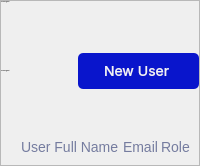
                <widget class="QFrame" name="user_manage_main_frame">
                 <property name="frameShape">
                  <enum>QFrame::StyledPanel</enum>
                 </property>
                 <property name="frameShadow">
                  <enum>QFrame::Raised</enum>
                 </property>
                 <layout class="QVBoxLayout" name="user_manage_main_layout">
                  <property name="spacing">
                   <number>0</number>
                  </property>
                  <property name="leftMargin">
                   <number>0</number>
                  </property>
                  <property name="topMargin">
                   <number>0</number>
                  </property>
                  <property name="rightMargin">
                   <number>0</number>
                  </property>
                  <property name="bottomMargin">
                   <number>0</number>
                  </property>
                  <item>
                   <widget class="QLabel" name="user_manage_small_header">
                    <property name="font">
                     <font>
                      <family>Inter</family>
                      <pointsize>-1</pointsize>
                     </font>
                    </property>
                    <property name="styleSheet">
                     <string notr="true"/>
                    </property>
                    <property name="text">
                     <string>User Management</string>
                    </property>
                    <property name="alignment">
                     <set>Qt::AlignLeading|Qt::AlignLeft|Qt::AlignTop</set>
                    </property>
                   </widget>
                  </item>
                  <item>
                   <widget class="QFrame" name="user_manage_middle_frame">
                    <property name="frameShape">
                     <enum>QFrame::NoFrame</enum>
                    </property>
                    <property name="frameShadow">
                     <enum>QFrame::Raised</enum>
                    </property>
                    <layout class="QHBoxLayout" name="user_manage_middle_layout">
                     <property name="spacing">
                      <number>0</number>
                     </property>
                     <property name="leftMargin">
                      <number>0</number>
                     </property>
                     <property name="topMargin">
                      <number>50</number>
                     </property>
                     <property name="rightMargin">
                      <number>0</number>
                     </property>
                     <property name="bottomMargin">
                      <number>50</number>
                     </property>
                     <item>
                      <widget class="QLabel" name="user_manage_header">
                       <property name="font">
                        <font>
                         <family>Inter</family>
                         <pointsize>-1</pointsize>
                         <weight>50</weight>
                         <bold>false</bold>
                        </font>
                       </property>
                       <property name="styleSheet">
                        <string notr="true"/>
                       </property>
                       <property name="text">
                        <string>User Management</string>
                       </property>
                       <property name="alignment">
                        <set>Qt::AlignLeading|Qt::AlignLeft|Qt::AlignVCenter</set>
                       </property>
                      </widget>
                     </item>
                     <item>
                      <widget class="QPushButton" name="user_manage_add_butt">
                       <property name="minimumSize">
                        <size>
                         <width>121</width>
                         <height>36</height>
                        </size>
                       </property>
                       <property name="maximumSize">
                        <size>
                         <width>121</width>
                         <height>36</height>
                        </size>
                       </property>
                       <property name="font">
                        <font>
                         <family>Inter</family>
                         <pointsize>-1</pointsize>
                         <stylestrategy>PreferDefault</stylestrategy>
                        </font>
                       </property>
                       <property name="cursor">
                        <cursorShape>PointingHandCursor</cursorShape>
                       </property>
                       <property name="layoutDirection">
                        <enum>Qt::RightToLeft</enum>
                       </property>
                       <property name="styleSheet">
                        <string notr="true">QPushButton {
	background: #0915CC;
	border-radius: 5px;
	color: #F2F3F6;
	qproperty-icon: url(:/image/person_add.svg);
	font-size: 14px;
}

QPushButton:hover {
	background: rgba(9, 21, 204, 0.8);
}
</string>
                       </property>
                       <property name="text">
                        <string>New User </string>
                       </property>
                       <property name="iconSize">
                        <size>
                         <width>20</width>
                         <height>15</height>
                        </size>
                       </property>
                       <property name="checkable">
                        <bool>false</bool>
                       </property>
                       <property name="checked">
                        <bool>false</bool>
                       </property>
                      </widget>
                     </item>
                    </layout>
                   </widget>
                  </item>
                  <item>
                   <widget class="QFrame" name="user_manage_table_head_frame">
                    <property name="styleSheet">
                     <string notr="true">color: #757C9F;
font-size: 14px;</string>
                    </property>
                    <property name="frameShape">
                     <enum>QFrame::NoFrame</enum>
                    </property>
                    <property name="frameShadow">
                     <enum>QFrame::Raised</enum>
                    </property>
                    <layout class="QHBoxLayout" name="user_manage_table_head_layout" stretch="2,1,1">
                     <property name="spacing">
                      <number>0</number>
                     </property>
                     <property name="leftMargin">
                      <number>0</number>
                     </property>
                     <property name="topMargin">
                      <number>0</number>
                     </property>
                     <property name="rightMargin">
                      <number>0</number>
                     </property>
                     <property name="bottomMargin">
                      <number>10</number>
                     </property>
                     <item>
                      <widget class="QLabel" name="user_manage_table_user_name">
                       <property name="styleSheet">
                        <string notr="true">margin-left: 17px;</string>
                       </property>
                       <property name="text">
                        <string>User Full Name</string>
                       </property>
                      </widget>
                     </item>
                     <item>
                      <widget class="QLabel" name="user_manage_table_email">
                       <property name="text">
                        <string>Email</string>
                       </property>
                      </widget>
                     </item>
                     <item>
                      <widget class="QLabel" name="user_manage_tabl_role">
                       <property name="text">
                        <string>Role</string>
                       </property>
                      </widget>
                     </item>
                    </layout>
                   </widget>
                  </item>
                 </layout>
                </widget>
